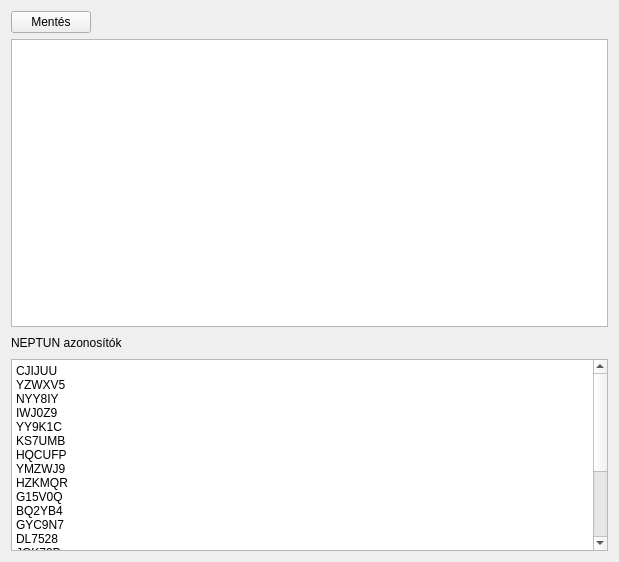
<?xml version="1.0" encoding="UTF-8"?>
<ui version="4.0">
 <class>HashingWidget</class>
 <widget class="QWidget" name="HashingWidget">
  <property name="geometry">
   <rect>
    <x>0</x>
    <y>0</y>
    <width>619</width>
    <height>562</height>
   </rect>
  </property>
  <property name="windowTitle">
   <string>Form</string>
  </property>
  <layout class="QVBoxLayout" name="verticalLayout">
   <item>
    <layout class="QHBoxLayout" name="horizontalLayout">
     <item>
      <widget class="QPushButton" name="pbSaveToPDF">
       <property name="text">
        <string>Mentés</string>
       </property>
       <property name="icon">
        <iconset theme="document-save"/>
       </property>
      </widget>
     </item>
     <item>
      <spacer name="horizontalSpacer">
       <property name="orientation">
        <enum>Qt::Horizontal</enum>
       </property>
       <property name="sizeHint" stdset="0">
        <size>
         <width>40</width>
         <height>20</height>
        </size>
       </property>
      </spacer>
     </item>
    </layout>
   </item>
   <item>
    <widget class="QTextBrowser" name="textBrowser">
     <property name="sizePolicy">
      <sizepolicy hsizetype="Expanding" vsizetype="Expanding">
       <horstretch>0</horstretch>
       <verstretch>20</verstretch>
      </sizepolicy>
     </property>
     <property name="html">
      <string>&lt;!DOCTYPE HTML PUBLIC &quot;-//W3C//DTD HTML 4.0//EN&quot; &quot;http://www.w3.org/TR/REC-html40/strict.dtd&quot;&gt;
&lt;html&gt;&lt;head&gt;&lt;meta name=&quot;qrichtext&quot; content=&quot;1&quot; /&gt;&lt;style type=&quot;text/css&quot;&gt;
p, li { white-space: pre-wrap; }
&lt;/style&gt;&lt;/head&gt;&lt;body style=&quot; font-family:'MS Shell Dlg 2'; font-size:8.25pt; font-weight:400; font-style:normal;&quot;&gt;
&lt;p style=&quot;-qt-paragraph-type:empty; margin-top:0px; margin-bottom:0px; margin-left:0px; margin-right:0px; -qt-block-indent:0; text-indent:0px; font-size:8pt;&quot;&gt;&lt;br /&gt;&lt;/p&gt;&lt;/body&gt;&lt;/html&gt;</string>
     </property>
     <property name="openExternalLinks">
      <bool>true</bool>
     </property>
    </widget>
   </item>
   <item>
    <layout class="QHBoxLayout" name="horizontalLayout_2">
     <item>
      <widget class="QLabel" name="label">
       <property name="text">
        <string>NEPTUN azonosítók</string>
       </property>
      </widget>
     </item>
     <item>
      <spacer name="horizontalSpacer_2">
       <property name="orientation">
        <enum>Qt::Horizontal</enum>
       </property>
       <property name="sizeHint" stdset="0">
        <size>
         <width>40</width>
         <height>20</height>
        </size>
       </property>
      </spacer>
     </item>
    </layout>
   </item>
   <item>
    <widget class="QPlainTextEdit" name="plainTextEdit">
     <property name="sizePolicy">
      <sizepolicy hsizetype="Expanding" vsizetype="MinimumExpanding">
       <horstretch>0</horstretch>
       <verstretch>0</verstretch>
      </sizepolicy>
     </property>
     <property name="plainText">
      <string>CJIJUU
YZWXV5
NYY8IY
IWJ0Z9
YY9K1C
KS7UMB
HQCUFP
YMZWJ9
HZKMQR
G15V0Q
BQ2YB4
GYC9N7
DL7528
JGK72P
AZA6NL
QI3X6K
PSFKRI
Z626GM
RMUGLK
AZFT2I</string>
     </property>
    </widget>
   </item>
  </layout>
 </widget>
 <resources/>
 <connections/>
</ui>
